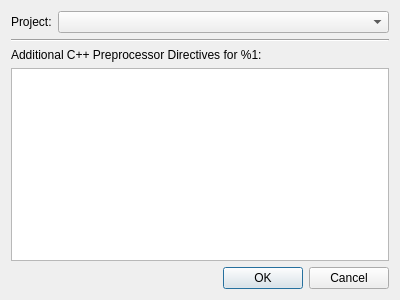
<?xml version="1.0" encoding="UTF-8"?>
<ui version="4.0">
 <class>CppEditor::Internal::CppPreProcessorDialog</class>
 <widget class="QDialog" name="CppEditor::Internal::CppPreProcessorDialog">
  <property name="geometry">
   <rect>
    <x>0</x>
    <y>0</y>
    <width>400</width>
    <height>300</height>
   </rect>
  </property>
  <property name="windowTitle">
   <string>Additional C++ Preprocess Directives</string>
  </property>
  <layout class="QVBoxLayout" name="verticalLayout">
   <item>
    <layout class="QHBoxLayout" name="horizontalLayout">
     <item>
      <widget class="QLabel" name="projectLabel">
       <property name="text">
        <string>Project:</string>
       </property>
      </widget>
     </item>
     <item>
      <widget class="QComboBox" name="projectComboBox">
       <property name="sizePolicy">
        <sizepolicy hsizetype="Expanding" vsizetype="Fixed">
         <horstretch>0</horstretch>
         <verstretch>0</verstretch>
        </sizepolicy>
       </property>
      </widget>
     </item>
    </layout>
   </item>
   <item>
    <widget class="Line" name="separator">
     <property name="orientation">
      <enum>Qt::Horizontal</enum>
     </property>
    </widget>
   </item>
   <item>
    <widget class="QLabel" name="editorLabel">
     <property name="text">
      <string>Additional C++ Preprocessor Directives for %1:</string>
     </property>
    </widget>
   </item>
   <item>
    <widget class="TextEditor::SnippetEditorWidget" name="editWidget"/>
   </item>
   <item>
    <widget class="QDialogButtonBox" name="buttonBox">
     <property name="orientation">
      <enum>Qt::Horizontal</enum>
     </property>
     <property name="standardButtons">
      <set>QDialogButtonBox::Cancel|QDialogButtonBox::Ok</set>
     </property>
    </widget>
   </item>
  </layout>
 </widget>
 <customwidgets>
  <customwidget>
   <class>TextEditor::SnippetEditorWidget</class>
   <extends>QPlainTextEdit</extends>
   <header location="global">texteditor/snippets/snippeteditor.h</header>
  </customwidget>
 </customwidgets>
 <resources/>
 <connections>
  <connection>
   <sender>buttonBox</sender>
   <signal>accepted()</signal>
   <receiver>CppEditor::Internal::CppPreProcessorDialog</receiver>
   <slot>accept()</slot>
   <hints>
    <hint type="sourcelabel">
     <x>248</x>
     <y>254</y>
    </hint>
    <hint type="destinationlabel">
     <x>157</x>
     <y>274</y>
    </hint>
   </hints>
  </connection>
  <connection>
   <sender>buttonBox</sender>
   <signal>rejected()</signal>
   <receiver>CppEditor::Internal::CppPreProcessorDialog</receiver>
   <slot>reject()</slot>
   <hints>
    <hint type="sourcelabel">
     <x>316</x>
     <y>260</y>
    </hint>
    <hint type="destinationlabel">
     <x>286</x>
     <y>274</y>
    </hint>
   </hints>
  </connection>
 </connections>
</ui>
